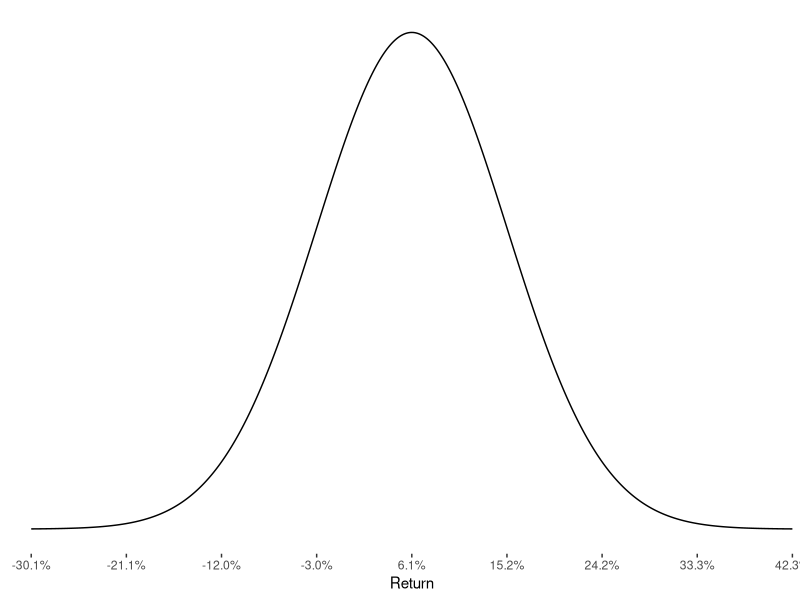

The R script that drew this image:

#required package
library(ggplot2)
library(scales)

#Data
mean<-0.061
vol<-0.0906
range<- 4 #this is the range in terms of number of SDs from mean
min<- mean-range*vol
max<- mean+range*vol
data<-data.frame(x=c(min, max))



p1 <- ggplot(data, aes(x)) + 
  theme(panel.grid=element_blank(),
        panel.background=element_blank(),
        axis.ticks.y = element_blank(), 
        axis.text.y = element_blank())+ 
  stat_function(fun = dnorm, n = 501, args = list(mean, sd = vol)) + 
  labs(y="", x="Return") +
  scale_x_continuous(labels=percent, breaks=seq(min,max,vol), expand=c(0,0))
p1


